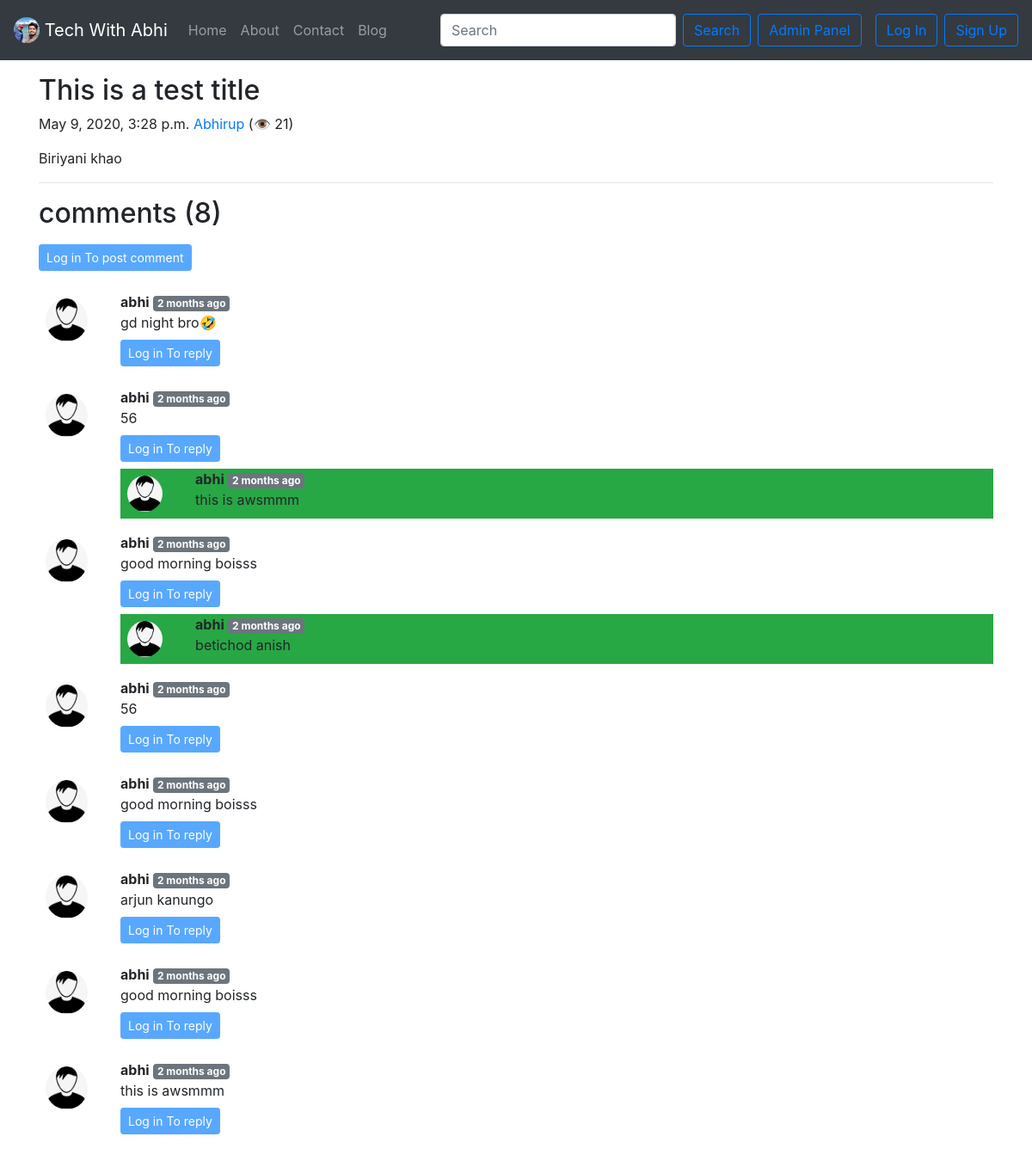
The app's page /blog/bye with its own data.
### blog/models.py (models this page shows, shortened)
class Post(models.Model):
    sno = models.AutoField(primary_key = True)
    title = models.CharField(max_length=255)
    content = models.CharField(max_length=1000)
    author = models.CharField(max_length=100)
    slug = models.CharField(max_length=130)
    views = models.IntegerField(default=0)
    timeStamp = models.DateTimeField(blank=True)

class BlogComment(models.Model):
    sno = models.AutoField(primary_key = True)
    comment = models.TextField()
    user = models.ForeignKey(User, on_delete=models.CASCADE)
    post = models.ForeignKey(Post, on_delete=models.CASCADE)
    parent = models.ForeignKey('self', on_delete=models.CASCADE, null=True)
    timestamp = models.DateTimeField(auto_now_add=True)
    class Meta:
        ordering = ['-timestamp']

### blog/views.py (the view)
# urls.py: path('<str:slug>', views.blogPost , name='blogPost'),
def blogPost(request, slug):
    post = Post.objects.filter(slug = slug).first()
    post.views = post.views + 1
    post.save()
    comments = BlogComment.objects.filter(post=post, parent=None)
    replies = BlogComment.objects.filter(post=post).exclude(parent=None)
    replyDict= {}
    for reply in replies:
        if reply.parent.sno not in replyDict.keys():
            replyDict[reply.parent.sno] = [reply]
        else:
            replyDict[reply.parent.sno].append(reply)
    context = {"post": post, "comments": comments, "user": request.user, 'replyDict': replyDict}
    return render(request, 'blog/blogPost.html', context)

### blog/templatetags/extras.py (called while the page is built)
@register.filter(name='get_val')
def get_val(dict, key):
    return dict.get(key)

### templates/blog/blogPost.html (shortened to what this page needs)
{% extends 'base.html' %}
{% block body %}
{% load humanize %}
{% load extras %}
<div class="container my-3">
  <h2 class="blog-post-title">{{post.title}}</h2>
  <p class="blog-post-meta">{{post.timeStamp}} <a href="/about">{{post.author}}</a> (<span>👁 {{post.views}}</span>)</p>
  <p>{{post.content|safe}}</p>
  <hr>
</div>
<div class="container">
  <h2> comments ({{comments.count}}) </h2>
  <div class="my-2">
    {% if user.is_authenticated %}
    <form action="/blog/postComment" method="post">
      {% csrf_token %}
      <div class="form-group">
        <label for="exampleInputEmail1">Enter Comment</label>
        <input type="text" class="form-control" name="comment" palceholder="Enter comment Here">
      </div>
      <input type="hidden" name="postSno" value="{{post.sno}}">
      <input type="hidden" name="parentSno" value="">
      <button type="submit" class="btn btn-primary">post</button>
    </form>
  </div>
  {% else %}
  <button class="btn btn-sm btn-primary my-2" type="button" data-toggle="collapse"
          data-target="#replyBox{{comment.sno}}" aria-expanded="false" aria-controls="replyBox{{comment.sno}}"disabled>
          Log in To post comment
        </button>
  {% endif %}
  {% for comment in comments  %}
  <div class="row my-3">
    <div class="col-md-1">
      <img src="/static/img/user.png " class="rounded mx-auto d-block w-100 rounded-circle p-2" alt="user ">
    </div>
    <div class="col-md-11 rounded-circle">
      <b>{{comment.user.username}}</b> <span class="badge badge-secondary"> {{comment.timestamp|naturaltime}}</span>
      <div> {{comment.comment}} </div>
      <div class="reply mx-0">
       {% if user.is_authenticated %}
        <button class="btn btn-sm btn-primary my-2" type="button" data-toggle="collapse"
          data-target="#replyBox{{comment.sno}}" aria-expanded="false" aria-controls="replyBox{{comment.sno}}">
          Reply
        </button>
        <div class="collapse my-2" id="replyBox{{comment.sno}}">
          <div class="card card-body">
            <form action="/blog/postComment" method="post">
                        {% csrf_token %}
                        <div class="form-group">
                          <label for="comment">Enter Reply</label>
                          <input type="text" class="form-control" name="comment" palceholder="Enter comment Here">
                          <input type="hidden" name="parentSno" value="{{comment.sno}}">
                        </div>
                        <input type="hidden" name="postSno" value="{{post.sno}}">
                        <button type="submit" class="btn btn-primary">Reply</button>
            </form>
          </div>
        </div>
        {% else %}
         <button class="btn btn-sm btn-primary my-2" type="button" data-toggle="collapse"
          data-target="#replyBox{{comment.sno}}" aria-expanded="false" aria-controls="replyBox{{comment.sno}}"disabled>
          Log in To reply
        </button>
        {% endif %}
        <div class="replies bg-success">
          {% for reply in replyDict|get_val:comment.sno  %}
          <div class="row">
                         <div class="col-md-1">
                          <img src="/static/img/user.png " class="rounded mx-auto d-block w-100 rounded-circle p-2" alt="user ">
                         </div>
                         <div class="col-md-10">
                          <b>{{reply.user.username}}</b>
                          <span class="badge badge-secondary">  {{reply.timestamp|naturaltime}}
                            </span>
                            <div> {{reply.comment}} </div>
                         </div>
                         <br>
          </div>
          {% endfor %}
        </div>
      </div>
    </div>
  </div>
  {% endfor %}
</div>
{% endblock body %}

### templates/base.html (shortened to what this page needs)
<!doctype html>
<html lang="en">
<head>
  <link rel="stylesheet" href="https://stackpath.bootstrapcdn.com/bootstrap/4.4.1/css/bootstrap.min.css"
>
</head>
<body>
  <nav class="navbar navbar-expand-lg navbar-dark bg-dark">
    <a class="navbar-brand" href="/">
      <img src="/static/img/circle-cropped.png" width="30" height="30" class="d-inline-block align-top" alt="">
      Tech With Abhi</a>
    <div class="collapse navbar-collapse" id="navbarSupportedContent">
      <ul class="navbar-nav mr-auto">
        <li class="nav-item {% block homeactive%} {% endblock homeactive%}">
          <a class="nav-link" href="/">Home <span class="sr-only">(current)</span></a>
        </li>
        <li class="nav-item {% block aboutactive%} {% endblock aboutactive%}">
          <a class="nav-link" href="/about">About </a>
        </li>
        <li class="nav-item {% block contactactive%}  {% endblock contactactive%}">
          <a class="nav-link" href="/contact">Contact</a>
        </li>
        <li class="nav-item {% block blogactive%} {% endblock blogactive%}">
          <a class="nav-link" href="/blog">Blog</a>
        </li>
      </ul>
      <form method="get" action='/search' class="form-inline my-2 my-lg-0">
        <input class="form-control mr-sm-2" type="search" placeholder="Search" aria-label="Search" name="query"
          id="query">
        <button class="btn btn-outline-primary my-2 my-sm-0" type="submit">Search</button>
      </form>
      <a href="/admin" role="button" target="_blank" class="btn btn-outline-primary m-2 my-sm-0">Admin Panel</a>
      {% if user.is_authenticated %}
      <ul class="navbar-nav mr-auto">
        <li class="nav-item dropdown">
          <a class="nav-link dropdown-toggle" href="#" id="navbarDropdown" role="button" data-toggle="dropdown"
            aria-haspopup="true" aria-expanded="false">
            welcome {{request.user}}
          </a>
          <div class="dropdown-menu" aria-labelledby="navbarDropdown">
            <a class="dropdown-item" href="/logout">Logout</a>
            <a class="dropdown-item" href="#">Profile</a>
            <div class="dropdown-divider"></div>
            <a class="dropdown-item" href="#">Nexa</a>
          </div>
        </li>
      </ul>
      {% else %}
      <button type="button" class="btn btn-outline-primary m-2" data-toggle="modal" data-target="#loginModal">
        Log In
      </button>
      <button type="button" class="btn btn-outline-primary" data-toggle="modal" data-target="#signupModal">
        Sign Up
      </button>
      {% endif %}
    </div>
  </nav>
  {% block body %}
  {% endblock body %}
</body>
</html>

### records on screen
Post: title "This is a test title", timeStamp "May 9, 2020, 3:28 p.m.", author "Abhirup", views "21", content "Biriyani khao"
BlogComment: user.username "abhi", timestamp "2 months ago", comment "gd night bro🤣"
BlogComment: user.username "abhi", timestamp "2 months ago", comment "56"
BlogComment: user.username "abhi", timestamp "2 months ago", comment "this is awsmmm"
BlogComment: user.username "abhi", timestamp "2 months ago", comment "good morning boisss"
BlogComment: user.username "abhi", timestamp "2 months ago", comment "betichod anish"
BlogComment: user.username "abhi", timestamp "2 months ago", comment "56"
BlogComment: user.username "abhi", timestamp "2 months ago", comment "good morning boisss"
BlogComment: user.username "abhi", timestamp "2 months ago", comment "arjun kanungo"
BlogComment: user.username "abhi", timestamp "2 months ago", comment "good morning boisss"
BlogComment: user.username "abhi", timestamp "2 months ago", comment "this is awsmmm"

### other values on screen
{{ comments.count }} "8"
